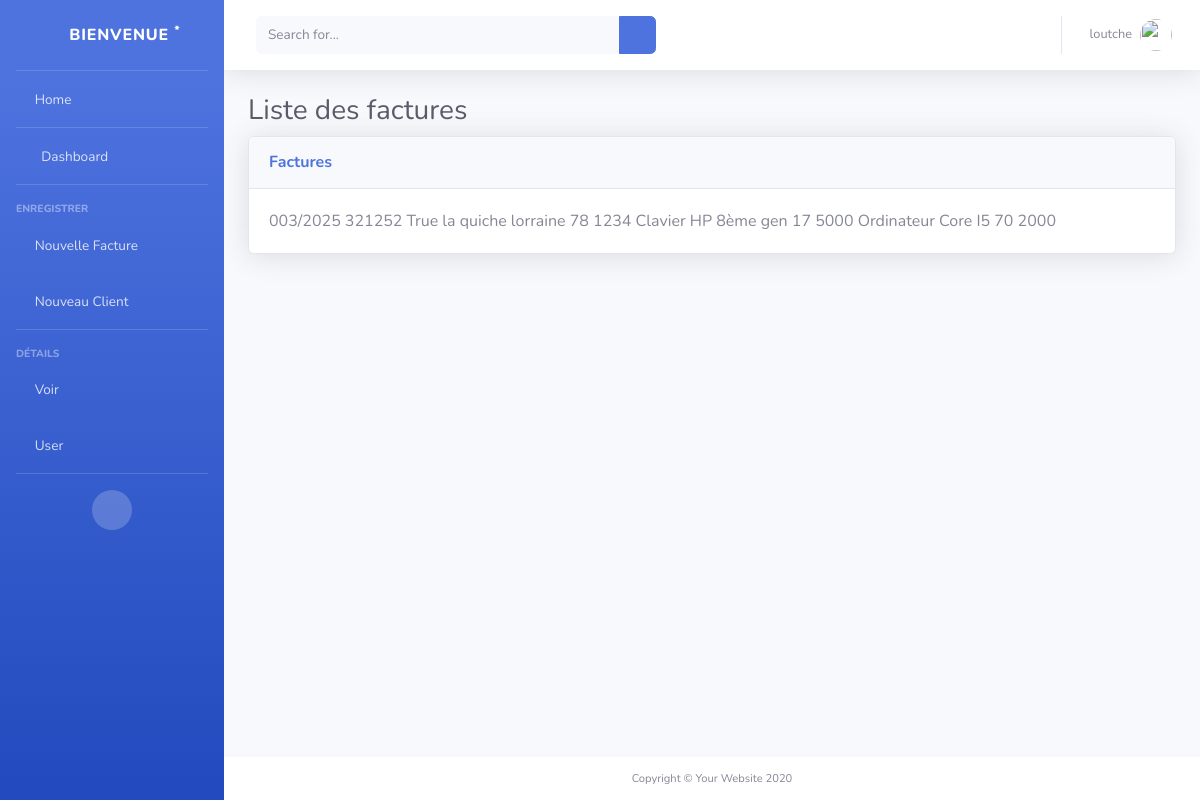
Before: /loutche/liste_facture/details_facture/1/ (signed in) with the older database file.
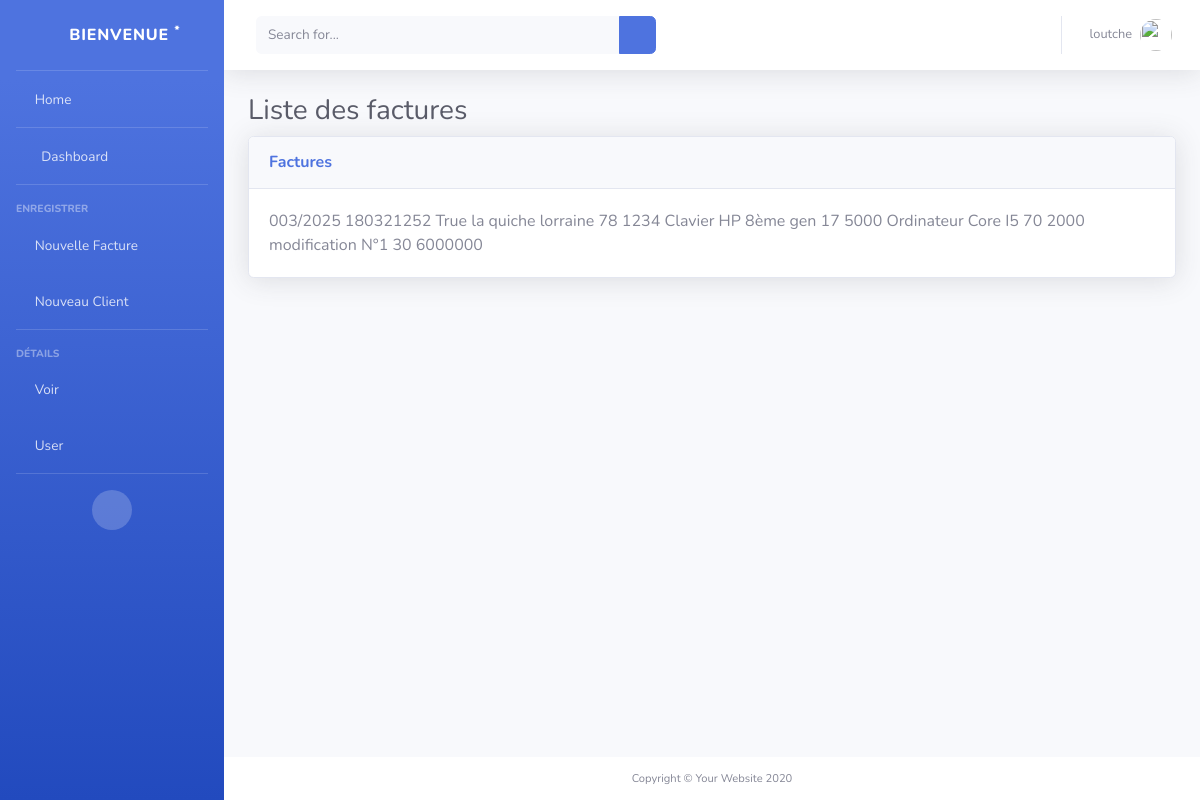
After: the same page with the newer database file.
### gestion_factures/models.py (models this page shows, shortened)
class Proforma(models.Model):
    boncommande = models.ForeignKey(BonCommande, on_delete=models.CASCADE, related_name='proformas')
    client = models.ForeignKey(Client, on_delete=models.CASCADE)
    numero_proforma = models.CharField(max_length=150, blank=False, null=False)
    objet = models.CharField(max_length=255 ,blank=False, null=False)
    status = models.BooleanField(default=False, blank=True)
    save_by = models.ForeignKey(User, on_delete=models.PROTECT, related_name='user_clients')
    date_proforma = models.DateTimeField(auto_now_add=True)
    class Meta:
        ordering = ['-date_proforma']
    def montant_ht(self):
        return sum(i.montant_proforma() for i in self.details_proforma.all())
    def montant_tva(self):
        return int((self.montant_ht() * 18) / 100)
    def montant_ttc(self):
        return self.montant_ht() + self.montant_tva()
    montant_ht.short_description = 'HT'
    montant_tva.short_description = 'TVA'
    montant_ttc.short_description = 'TTC'

class DetailsProforma(models.Model):
    proforma = models.ForeignKey(Proforma, on_delete=models.CASCADE, related_name='details_proforma')
    nom_produit = models.CharField(max_length=225, blank=False, null=False)
    qte_produit = models.IntegerField(blank=False, null=False)
    prix_produit = models.IntegerField(blank=False, null=False)
    def montant_proforma(self):
        return self.qte_produit * self.prix_produit
    montant_proforma.short_description = 'montant'

### gestion_factures/views.py (the view)
# urls.py: path('<str:username>/liste_facture/details_facture/<int:id>/', details_facture, name='details_facture'),
@login_required(login_url='/')
@user_passes_test(is_user)
def details_facture (request, username, id, *args, **kwargs):
    user = User.objects.get(username=username)
    prof = Proforma.objects.get(id=id)
    list_produit = DetailsProforma.objects.filter(proforma=prof)
    fact_def =  FactureDefinitive.objects.get(proforma=prof)
    bon_liv = BonLivraison.objects.get(facture_def=fact_def)
    return render(request, 'details_facture.html', {
        'user': user,
        'proforma': prof,
        'facture_def': fact_def,
        'bon_livraison': bon_liv,
        'details_proforma': list_produit
    })

### gestion_factures/views.py (called while the page is built)
def is_user(user):
    return user.is_authenticated

### Facture Loutche/gestion_factures/templates/details_facture.html (shortened to what this page needs)
<!DOCTYPE html>
{% load static %}
<html lang="fr">
<head>
    <link href="{% static 'vendor/fontawesome-free/css/all.min.css' %}" rel="stylesheet" type="text/css">
    <link href="{% static 'css/sb-admin-2.min.css' %}" rel="stylesheet">
    <link href="{% static 'vendor/datatables/dataTables.bootstrap4.min.css' %}" rel="stylesheet">
</head>
<body id="page-top">
    <div id="wrapper">
        {% include "sidebar.html" %}
        <div id="content-wrapper" class="d-flex flex-column">
            <div id="content">
                {% include "navbar.html" %}
                <div class="container-fluid">
                    <h1 class="h3 mb-2 text-gray-800">Liste des factures</h1>
                    <div class="card shadow mb-4">
                        <div class="card-header py-3">
                            <h6 class="m-0 font-weight-bold text-primary">Factures</h6>
                        </div>
                        <div class="card-body">
                            {{ proforma.numero_proforma }}
                            {{ proforma.montant_ht }}
                            {{ facture_def.status }}
                            {% for detail in details_proforma %}
                                {{ detail.nom_produit }}
                                {{ detail.qte_produit }}
                                {{ detail.prix_produit }}
                            {% endfor %}
                        </div>
                    </div>
                </div>
            </div>
            <footer class="sticky-footer bg-white">
                <div class="container my-auto">
                    <div class="copyright text-center my-auto">
                        <span>Copyright &copy; Your Website 2020</span>
                    </div>
                </div>
            </footer>
        </div>
    </div>
</body>
</html>

Changed rows visible on the page:
changed Proforma: montant_ht "321252" → "180321252"
added DetailsProforma: nom_produit "modification N°1", qte_produit "30", prix_produit "6000000"
